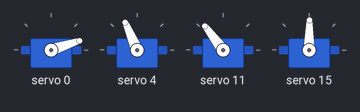
Bench run of a sketch on a simulated Arduino Uno, built with avr-gcc and run on an emulated ATmega328P. On the bench: 4 × servo.

Above: at 1.05 s.
At 1.55 s:
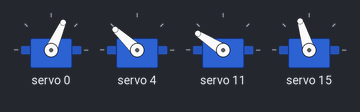
At 2.05 s:
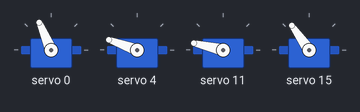
At 3.05 s:
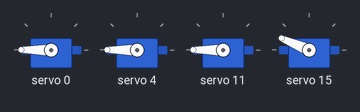
At 4.05 s:
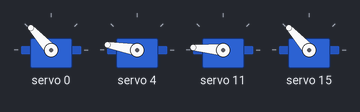
At 5.1 s:
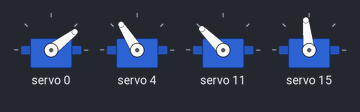
Timing chart, 0 to 6.6 s (numbered marks = the images above):
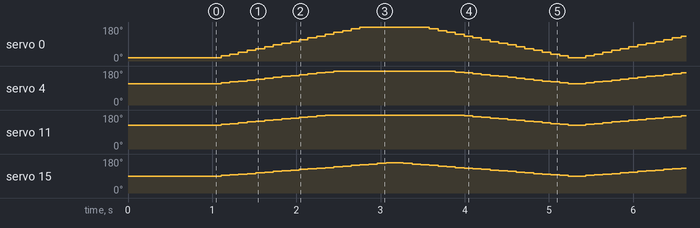

The sketch:

sketch_may26b.ino
```cpp
#include <Wire.h>
#include <Adafruit_PWMServoDriver.h>

Adafruit_PWMServoDriver pwm = Adafruit_PWMServoDriver();

// Safe PWM ranges per servo
#define BASE_MIN     150
#define BASE_MAX     550

#define RIGHT_MIN    350
#define RIGHT_MAX    550

#define LEFT_MIN     380
#define LEFT_MAX     550

#define ARM_MIN      300
#define ARM_MAX      450

// Sweep speed and step size
#define STEP         5
#define DELAY_MS     100

void setup() {
  pwm.begin();
  pwm.setPWMFreq(50);  // 50 Hz for standard servos
  delay(1000);
}

void loop() {
  // Sweep forward
  for (int pos = 0; pos <= 100; pos += STEP) {
    setServoRange(pos / 100.0);
    delay(DELAY_MS);
  }

  // Sweep backward
  for (int pos = 100; pos >= 0; pos -= STEP) {
    setServoRange(pos / 100.0);
    delay(DELAY_MS);
  }
}

// Map a normalized position (0.0 to 1.0) to each servo's min-max range
void setServoRange(float percent) {
  pwm.setPWM(0, 0, mapPercent(BASE_MIN, BASE_MAX, percent));   // Base
  pwm.setPWM(4, 0, mapPercent(RIGHT_MIN, RIGHT_MAX, percent)); // Right
  pwm.setPWM(11, 0, mapPercent(LEFT_MIN, LEFT_MAX, percent));  // Left
  pwm.setPWM(15, 0, mapPercent(ARM_MIN, ARM_MAX, percent));    // Arm
}

// Helper function to map 0.0–1.0 to servo PWM value
int mapPercent(int minVal, int maxVal, float percent) {
  return minVal + (int)((maxVal - minVal) * percent);
}
```
